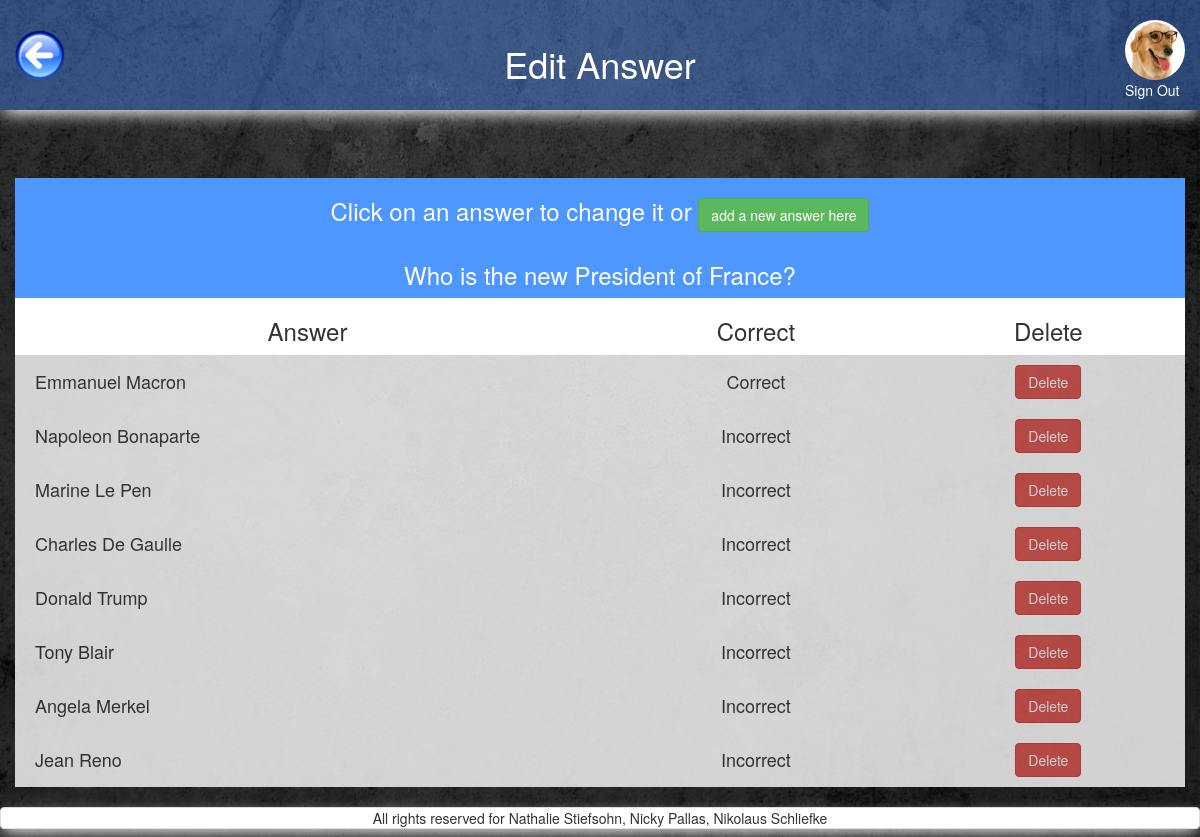
Screenshot of /answers_of_question.php?question_selected=3 (signed in) with the database file from the repository.
### tables this page shows
CREATE TABLE `users` (
  `id` int(11) NOT NULL,
  `FK_avatars` int(11) NOT NULL,
  `FK_classes` int(11) NOT NULL DEFAULT '1',
  `email` varchar(255) NOT NULL,
  `password` varchar(255) NOT NULL,
  `first_name` varchar(255) NOT NULL,
  `family_name` varchar(255) NOT NULL,
  `date_of_birth` date NOT NULL DEFAULT '1993-07-30'
);

CREATE TABLE `avatars` (
  `id` int(11) NOT NULL,
  `location` varchar(255) NOT NULL
);

CREATE TABLE `questions` (
  `id` int(11) NOT NULL,
  `question` varchar(200) NOT NULL,
  `FK_categories` int(11) NOT NULL,
  `id_string` varchar(255) DEFAULT NULL,
  `answers_displayed` int(11) NOT NULL DEFAULT '4'
);

CREATE TABLE `answers` (
  `id` int(11) NOT NULL,
  `answer` varchar(255) NOT NULL,
  `FK_question` int(11) NOT NULL,
  `correct` tinyint(1) NOT NULL DEFAULT '0',
  `id_string` varchar(255) DEFAULT NULL
);

### includes/start_session_admin.php (called while the page is built, shortened)
<?php
	require_once 'dbconnect.php';
$res=mysqli_query($con, "SELECT first_name, family_name, date_of_birth, users.id AS user_id, avatars.location AS avatar, avatars.id AS avatar_id, email FROM users
 	JOIN avatars ON users.FK_avatars=avatars.id
 	WHERE users.id=".$_SESSION['user']);
	 $userRow=mysqli_fetch_array($res);
	 $user_avatar = $userRow['avatar'];
?>

### query/answers_query.php (called while the page is built)
<?php
$query_all_answers = "
    SELECT
    	*
    FROM `answers`
    WHERE answers.FK_question=".$question_id;
$res_all_answers = mysqli_query($con, $query_all_answers);
?>

### answers_of_question.php (the view, shortened to what this page needs)
<?php
require_once('includes/start_session_admin.php');
?>
<?php
	if(isset($_GET['question_selected'])){
		$question_id=$_GET['question_selected'];
		$query_get_questions = "SELECT * FROM `questions` where questions.id=".$question_id;
		$res_get_questions = mysqli_query($con, $query_get_questions);
		$row_get_questions  = mysqli_fetch_array($res_get_questions);
		$question_old = $row_get_questions['question'];
		$category_id = $row_get_questions['FK_categories'];
	} else {
		header("Location: questions_of_category.php");
	  	exit;
	}
 ?>
<!DOCTYPE html>
<html>
<head>
	<?php
require_once('includes/head_tag.php');
	?>
</head>
<body>
<div id="wrap">
  <div id="main" class="container-fluid clear-top">
	<header class="row shadow" id="header">
			<div class="col-xs-3">
				<a href="questions_of_category.php?category_selected=<?php echo $category_id; ?>">
					<img alt="back_button" src="pictures/back_button.png" id="back_button"/>
				</a>
			</div>
			<div class="col-xs-6 white text-center margin-top">
                <h1 class="heading_font">Edit Answer</h1>
            </div>
        <?php
        echo'
            <div class="col-xs-3">
                <a href="logout.php?logout" class="pull-right">
                    <img class="img-circle show_avatar border" src="'.$user_avatar.'" alt="avatar" id="avatar_img"><br>
                    Sign Out
                </a>
            </div>';
        ?>
	</header>
	<div class="row">
		<main class="col-xs-12">
			<section class="row">
				<div class="col-xs-12 text-center margin-top">
					<div class="row">
					<?php
					require 'includes/alert_box.php';
					 ?>
				<div class="col-xs-12">
                        <table class="table-hover text-center" >
                            <thead>
                            	<tr id="first_row_table" class="white">
                                	<th colspan="5" class="text-center"><h3>Click on an answer to change it or <input class="btn btn-success btn-display_games" type="submit" data-href="add_answer.php?question_selected=<?php echo $question_id;?>"  value="add a new answer here"></h3></th>
                                </tr>
                            	<tr id="first_row_table" class="white">
                                	<th colspan="5" class="text-center"><h3><?php echo $question_old;?></h3></th>
                                </tr>
                                <tr id="white_background">
                                	<th class="text-center"><h3>Answer</h3></th>
                                	<th class="text-center"><h3>Correct</h3></th>
                                    <th class="text-center"><h3>Delete</h3></th>
                                </tr>
                            </thead>
                            <tbody>
                                 <?php
                        include ('query/answers_query.php');
			                while ($row_all_answers = mysqli_fetch_array($res_all_answers)){
			                    $answer_id=$row_all_answers['id'];
			                    $answer=$row_all_answers['answer'];
			                    $correct=$row_all_answers['correct'];
			                    if ($correct==1) {
			                    	$correct="Correct";
			                    } else {
			                    	$correct="Incorrect";
			                    }
                            echo '
								<a href="change_answer.php?answer_selected='.$answer_id.'">
	                                <tr>
	                                    <td class="clickable-row text-left padding-left" data-href="change_answer.php?answer_selected='.$answer_id.'"><h4>'.$answer.'</h4></td>
	                                    <td class="clickable-row" data-href="change_answer.php?answer_selected='.$answer_id.'"><h4>'.$correct.'</h4></td>
	                                    <td><h4><input class="btn btn-danger btn-display_games" type="submit" data-href="answers_of_question.php?question_selected='.$question_id.'&answer_selected='.$answer_id.'"  value="Delete"></h4></td>
	                                </tr>
                                </a>
                                ';
                        }
                        ?>
                            </tbody>
                        </table>
                    </div>
			</section>
		</main>
	</div>
  </div>
</div>
	<?php
require_once('includes/footer.php');
	?>
</body>
</html>

### css/style.css (style rules this page uses)
header h1 { position: relative; }
#avatar_img { margin-top:20px; height: 60px; }
#back_button { margin-top:30px; height: 50px; }
#header { background-color: rgba(77,141,255,0.4); height: 110px; }
#header a:link { color: white; }
body { content: ""; background: url("../pictures/grey_background.jpg"); background-size: 100% 100%; background-repeat: repeat; top: 0; left: 0; bottom: 0; right: 0; position: absolute; z-index: -1; }
.shadow { -webkit-box-shadow: 0px 6px 16px -3px rgba(255,255,255,1); -moz-box-shadow: 0px 6px 16px -3px rgba(255,255,255,1); box-shadow: 0px 6px 16px -3px rgba(255,255,255,1); }
.margin-top { margin-top: 2%; }
table { width: 100%; }
tbody { background-color: white; opacity: 0.8; }
.white { color: white; }
.padding-left { padding-left: 20px; width: 50% }

### includes/head_tag.php (style rules this page uses)
html, body { height: 100%; }
#white_background { background-color: white; opacity: 1 !important; }
#first_row_table { background-color: #4D97FF; }
#wrap { min-height: 100%; }
#main { overflow:auto; padding-bottom:50px; }

### rows the page displays
users: FK_avatars.location (picture)
questions: question "Who is the new President of France?"
answers: answer "Emmanuel Macron", correct "Correct"
answers: answer "Napoleon Bonaparte", correct "Incorrect"
answers: answer "Marine Le Pen", correct "Incorrect"
answers: answer "Charles De Gaulle", correct "Incorrect"
answers: answer "Donald Trump", correct "Incorrect"
answers: answer "Tony Blair", correct "Incorrect"
answers: answer "Angela Merkel", correct "Incorrect"
answers: answer "Jean Reno", correct "Incorrect"
